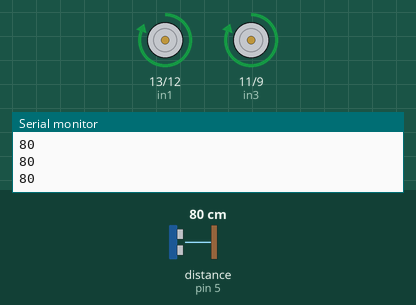
Simulated run of this sketch. Board: Arduino Uno, built with avr-gcc and run on an emulated ATmega328P. On the bench: motor-driver pin pairs drawn as motors (green arrow = first pin HIGH = forward, orange = second pin HIGH = backward, longer = more drive, scaled by the enable pin), the last lines printed to the serial monitor. Wiring (inferred from the names in the program): ultrasonic range finder: trigger pin 6; echo pin 5. The test bench sets the inputs (shaded band); at power-on: distance to the obstacle (sensor on pin 5) 80 cm. The echo pulse lasts 58.3 µs per cm.

Above: at 1.2 s.
1.3 s: distance to the obstacle (sensor on pin 5) set to 2 cm
At 2.5 s:
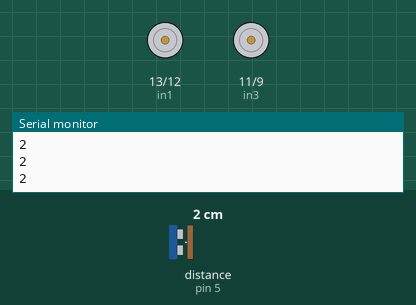
2.8 s: distance to the obstacle (sensor on pin 5) set to 35 cm
At 3.9 s:
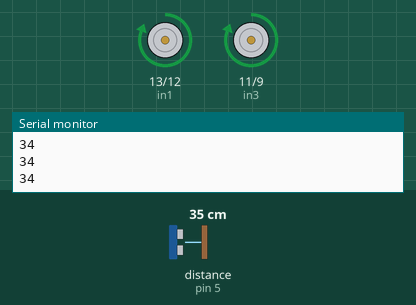
4.3 s: distance to the obstacle (sensor on pin 5) set to 22 cm
5.8 s: distance to the obstacle (sensor on pin 5) set to 18 cm
At 6.2 s:
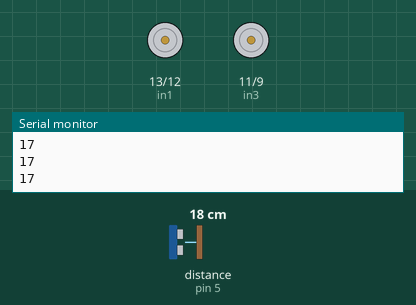
Timing chart, 0 to 8.3 s (numbered marks = the images above; inputs shaded):
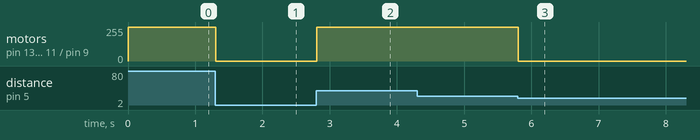

Measured:
- the behaviour switches between 21 and 20 cm on distance to the obstacle (sensor on pin 5) (found by bisection; images 2 and 3)
- after the input at 1.3 s, motor on pin 13 (in1) / pin 12 (in2), motor on pin 11 (in3) / pin 9 (in4): forward 255/255 → stopped at once
- after the input at 2.8 s, motor on pin 13 (in1) / pin 12 (in2), motor on pin 11 (in3) / pin 9 (in4): stopped → forward 255/255 at once
- after the input at 5.8 s, motor on pin 13 (in1) / pin 12 (in2), motor on pin 11 (in3) / pin 9 (in4): forward 255/255 → stopped at once

The sketch:

ultrasoniccar.ino
```cpp
int in1 = 13, in2 = 12, in3 = 11, in4 = 9, en1 = 8, en2 = 7, trig = 6, echo = 5, duration, distance;
void setup() {
  // put your setup code here, to run once:
   pinMode(in1, OUTPUT);
  pinMode(in2, OUTPUT);
  pinMode(in3, OUTPUT);
  pinMode(in4, OUTPUT);
  pinMode(en1, OUTPUT);
  pinMode(en2, OUTPUT);
  pinMode(trig, OUTPUT);
  pinMode(echo, INPUT);
  digitalWrite(en1, 1);
  digitalWrite(en2, 1);

  Serial.begin(9600);

}

void loop() {
  // put your main code here, to run repeatedly:
  digitalWrite(trig, LOW);
  delayMicroseconds(5);
  digitalWrite(trig, 1);
  delayMicroseconds(10);
  digitalWrite(trig, 0);
  duration = pulseIn(echo, HIGH);
  distance = (duration/2) / 29.1;
  if(distance<0){
    distance = -1*distance;
  }
  Serial.println(distance);


  if(distance >= 20){
    digitalWrite(in1, 1);
    digitalWrite(in2, 0);
    digitalWrite(in3, 1);
    digitalWrite(in4, 0);
  }

  else if(distance < 20){
    digitalWrite(in1, 0);
    digitalWrite(in2, 0);
    digitalWrite(in3, 0);
    digitalWrite(in4, 0);
  }

}
```
